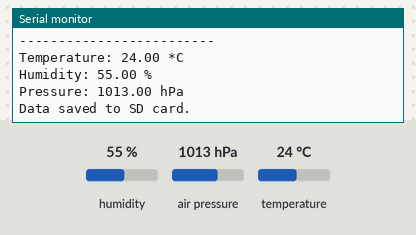
The sketch below on a simulated ESP32. Parts: the last lines printed to the serial monitor. The test bench sets the inputs (shaded band); at power-on: humidity 55 %, air pressure 1013 hPa, temperature 24 °C. Storage starts empty.

Above: at 5.8 s.
5.9 s: humidity set to 22 %
At 10.4 s:
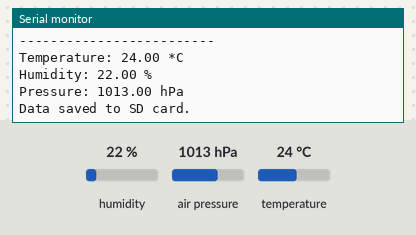
11.9 s: air pressure set to 952 hPa
At 16.0 s:
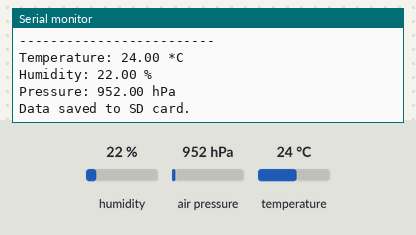

The sketch:

02_data_storage.ino
```cpp
/*
 * Project: Personal Autonomous Weather Station
 * Phase 01: Data Storage
 * File: 02_data_storage.ino
 *
 * Description:
 * This sketch initializes the BME280 sensor and the SD Card module.
 * It continuously reads the temperature, humidity, and atmospheric pressure.
 * The data is appended to a CSV file on the SD card every 5 seconds.
 *
 * Wiring:
 * - BME280: 3V3 -> VIN, GND -> GND, Pin 21 -> SDA, Pin 22 -> SCL
 * - SD Card: 5V -> VCC, GND -> GND, Pin 19 -> MISO,
 *   Pin 23 -> MOSI, Pin 18 -> SCLK, Pin 5 -> CS
 */

#include <Arduino.h>
#include <Adafruit_Sensor.h>
#include <Adafruit_BME280.h>
#include <SPI.h>
#include <SD.h>
#include <FS.h>

#define SD_CS_PIN 5

Adafruit_BME280 bme;

// Helper function to append a string to a file on the SD card
void appendFile(fs::FS &fs, const char * path, const char * message) {
  File file = fs.open(path, FILE_APPEND);
  if (!file) {
    Serial.println("Failed to open file for appending");
    return;
  }
  if (!file.print(message)) {
    Serial.println("Append failed");
  }
  file.close();
}

void setup() {
  Serial.begin(115200);
  Serial.println("\nInitializing Weather Station...");

  // Initialize BME280
  if (!bme.begin(0x76)) {
    Serial.println("Could not find a valid BME280 sensor, check wiring!");
    while (1) delay(10);
  }

  // Initialize SD Card
  if (!SD.begin(SD_CS_PIN)) {
    Serial.println("Card Mount Failed. Check wiring "
                   "and make sure an SD card is inserted.");
    while (1) delay(10);
  }

  // Check if an SD card is actually attached
  uint8_t cardType = SD.cardType();
  if (cardType == CARD_NONE) {
    Serial.println("No SD card attached");
    while (1) delay(10);
  }

  // Create the CSV file header if the file doesn't exist
  if (!SD.exists("/weather_data.csv")) {
    File file = SD.open("/weather_data.csv", FILE_WRITE);
    if (file) {
      file.println("timestamp,temperature,humidity,pressure");
      file.close();
      Serial.println("Created weather_data.csv with header.");
    }
  }
}

void loop() {
  // 1. Read data from BME280
  float temperature = bme.readTemperature();
  float humidity = bme.readHumidity();
  float pressure = bme.readPressure() / 100.0F;

  // Print to Serial for debugging
  Serial.println("-------------------------");
  Serial.printf("Temperature: %.2f *C\n", temperature);
  Serial.printf("Humidity: %.2f %%\n", humidity);
  Serial.printf("Pressure: %.2f hPa\n", pressure);

  // 2. Format the data into a CSV string
  // Note: We don't have a real-time clock yet,
  // so we'll use millis() as a placeholder timestamp
  char dataString[100];
  sprintf(dataString, "%lu,%.2f,%.2f,%.2f\n",
          millis(), temperature, humidity, pressure);

  // 3. Save to SD Card
  appendFile(SD, "/weather_data.csv", dataString);
  Serial.println("Data saved to SD card.");

  // Wait for 5 seconds before taking the next reading
  delay(5000);
}
```

Measured:
- after the input at 5.9 s, the serial monitor: prints a new line after 4.2 s (image 1)
- after the input at 11.9 s, the serial monitor: prints a new line after 3.2 s (image 2)
